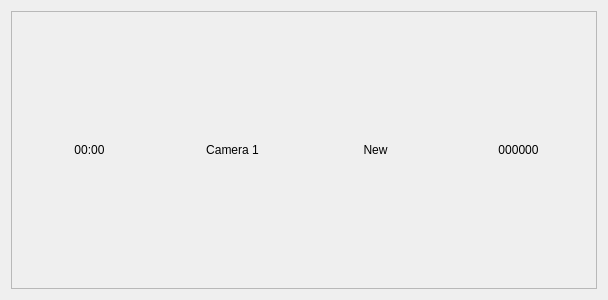
<?xml version="1.0" encoding="UTF-8"?>
<ui version="4.0">
 <class>JournalItem</class>
 <widget class="QWidget" name="JournalItem">
  <property name="geometry">
   <rect>
    <x>0</x>
    <y>0</y>
    <width>608</width>
    <height>300</height>
   </rect>
  </property>
  <property name="windowTitle">
   <string>Form</string>
  </property>
  <property name="windowOpacity">
   <double>1.000000000000000</double>
  </property>
  <property name="autoFillBackground">
   <bool>true</bool>
  </property>
  <layout class="QHBoxLayout" name="horizontalLayout">
   <item>
    <widget class="QFrame" name="frame">
     <property name="focusPolicy">
      <enum>Qt::ClickFocus</enum>
     </property>
     <property name="frameShape">
      <enum>QFrame::StyledPanel</enum>
     </property>
     <property name="frameShadow">
      <enum>QFrame::Raised</enum>
     </property>
     <layout class="QHBoxLayout" name="horizontalLayout_2">
      <item>
       <widget class="QLabel" name="time">
        <property name="frameShape">
         <enum>QFrame::NoFrame</enum>
        </property>
        <property name="frameShadow">
         <enum>QFrame::Raised</enum>
        </property>
        <property name="text">
         <string>00:00</string>
        </property>
        <property name="alignment">
         <set>Qt::AlignCenter</set>
        </property>
       </widget>
      </item>
      <item>
       <widget class="QLabel" name="camera">
        <property name="frameShape">
         <enum>QFrame::NoFrame</enum>
        </property>
        <property name="frameShadow">
         <enum>QFrame::Raised</enum>
        </property>
        <property name="text">
         <string>Camera 1</string>
        </property>
        <property name="alignment">
         <set>Qt::AlignCenter</set>
        </property>
       </widget>
      </item>
      <item>
       <widget class="QLabel" name="status">
        <property name="frameShape">
         <enum>QFrame::NoFrame</enum>
        </property>
        <property name="frameShadow">
         <enum>QFrame::Raised</enum>
        </property>
        <property name="text">
         <string>New</string>
        </property>
        <property name="alignment">
         <set>Qt::AlignCenter</set>
        </property>
       </widget>
      </item>
      <item>
       <widget class="QLabel" name="id">
        <property name="frameShape">
         <enum>QFrame::NoFrame</enum>
        </property>
        <property name="frameShadow">
         <enum>QFrame::Raised</enum>
        </property>
        <property name="text">
         <string>000000</string>
        </property>
        <property name="alignment">
         <set>Qt::AlignCenter</set>
        </property>
       </widget>
      </item>
     </layout>
    </widget>
   </item>
  </layout>
 </widget>
 <resources/>
 <connections/>
</ui>
